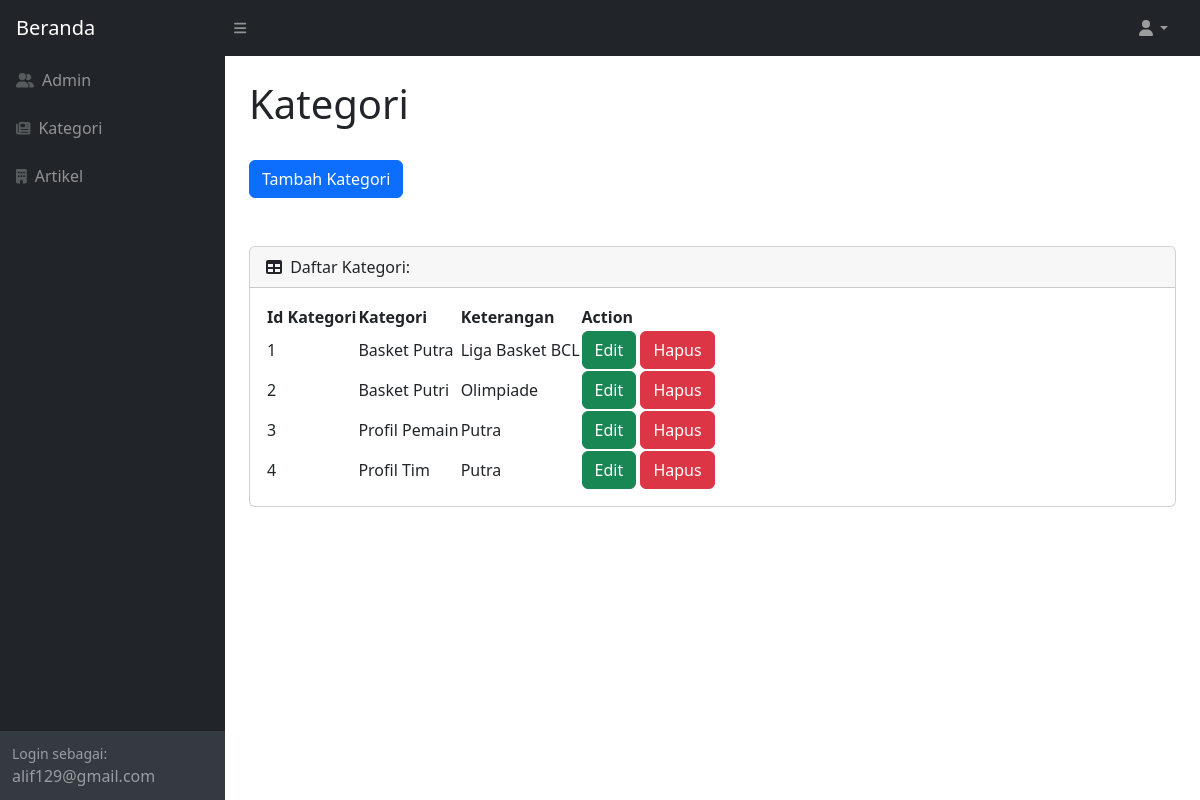
The app's page /Admin/viewCategories.php (signed in) with its own data.
### tables this page shows
CREATE TABLE `kategori` (
  `id_kategori` tinyint(4) NOT NULL,
  `nama_kategori` varchar(100) DEFAULT NULL,
  `keterangan` text DEFAULT NULL
);

### Admin/viewCategories.php (the view, shortened to what this page needs)
<!DOCTYPE html>
<html lang="en">
<head>
    <link href="https://cdn.jsdelivr.net/npm/simple-datatables@7.1.2/dist/style.min.css" rel="stylesheet" />
    <link href="css/styles.css" rel="stylesheet" />
</head>
<body class="sb-nav-fixed">
    <nav class="sb-topnav navbar navbar-expand navbar-dark bg-dark">
        <a class="navbar-brand ps-3" href="index.php">Beranda</a>
        <button class="btn btn-link btn-sm order-1 order-lg-0 me-4 me-lg-0" id="sidebarToggle" href="#!"><i
                class="fas fa-bars"></i></button>
        <ul class="navbar-nav ms-auto ms-md-0 me-3 me-lg-4">
            <li class="nav-item dropdown">
                <a class="nav-link dropdown-toggle" id="navbarDropdown" href="#" role="button" data-bs-toggle="dropdown"
                    aria-expanded="false"><i class="fas fa-user fa-fw"></i></a>
            </li>
        </ul>
    </nav>
    <div id="layoutSidenav">
        <div id="layoutSidenav_nav">
            <nav class="sb-sidenav accordion sb-sidenav-dark" id="sidenavAccordion">
                <div class="sb-sidenav-menu">
                    <div class="nav">
                        <a class="nav-link" href="viewAdmin.php">
                            <div class="sb-nav-link-icon"><i class='fas fa-user-friends'></i></div>
                            Admin
                        </a>
                        <a class="nav-link" href="viewCategories.php">
                            <div class="sb-nav-link-icon"><i class="fa-solid fa-newspaper"></i></div>
                            Kategori
                        </a>
                        <a class="nav-link" href="viewArticle.php">
                            <div class="sb-nav-link-icon"><i class="fas fa-building"></i></div>
                            Artikel
                        </a>
                    </div>
                </div>
                <div class="sb-sidenav-footer">
                    <div class="small">Login sebagai:</div>
                    <?= $_SESSION['email'] ?>
                </div>
            </nav>
        </div>
        <div id="layoutSidenav_content">
            <main>
                <div class="container-fluid px-4">
                    <h1 class="mt-4">Kategori</h1>
                    <br>
                    <button type="button" class="btn btn-primary mb-4" data-bs-toggle="modal"
                        data-bs-target="#tambah">Tambah Kategori</button>
                    <br><br>
                    <div class="card mb-4">
                        <div class="card-header"><i class="fas fa-table me-1"></i> Daftar Kategori:</div>
                        <div class="card-body">
                            <table id="datatablesSimple">
                                <thead>
                                    <tr>
                                        <th>Id Kategori</th>
                                        <th>Kategori</th>
                                        <th>Keterangan</th>
                                        <th>Action</th>
                                    </tr>
                                </thead>
                                <?php
                                include "../connection.php";
                                $query = mysqli_query($conn, "SELECT * FROM kategori ORDER BY id_kategori ASC");
                                $no = 1;
                                while ($row = mysqli_fetch_array($query)):
                                    ?>
                                    <tr>
                                        <td><?= $row['id_kategori'] ?></td>
                                        <td><?= $row['nama_kategori'] ?></td>
                                        <td><?= $row['keterangan'] ?></td>
                                        <td>
                                            <a href="#" class="btn btn-success" data-bs-toggle="modal"
                                                data-bs-target="#catedit<?= $no ?>">Edit</a>
                                            <a href="#" class="btn btn-danger" data-bs-toggle="modal"
                                                data-bs-target="#cathapus<?= $no ?>">Hapus</a>
                                        </td>
                                    </tr>
                                    <?php
                                    $no++;
                                endwhile;
                                ?>
                            </table>
                        </div>
                    </div>
                </div>
            </main>
</body>
</html>

### records on screen
kategori: id_kategori "1", nama_kategori "Basket Putra", keterangan "Liga Basket BCL"
kategori: id_kategori "2", nama_kategori "Basket Putri", keterangan "Olimpiade"
kategori: id_kategori "3", nama_kategori "Profil Pemain", keterangan "Putra"
kategori: id_kategori "4", nama_kategori "Profil Tim", keterangan "Putra"

### other values on screen
$_SESSION['email'] "alif129@gmail.com"
